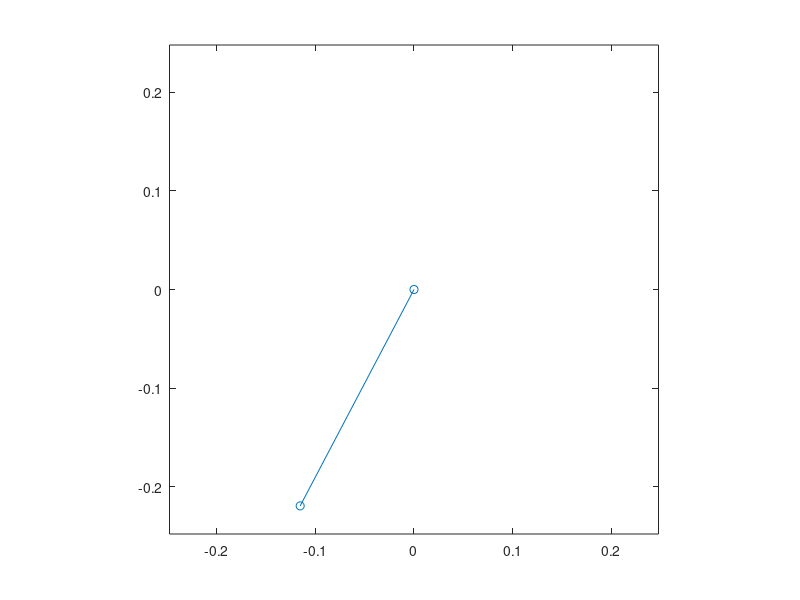
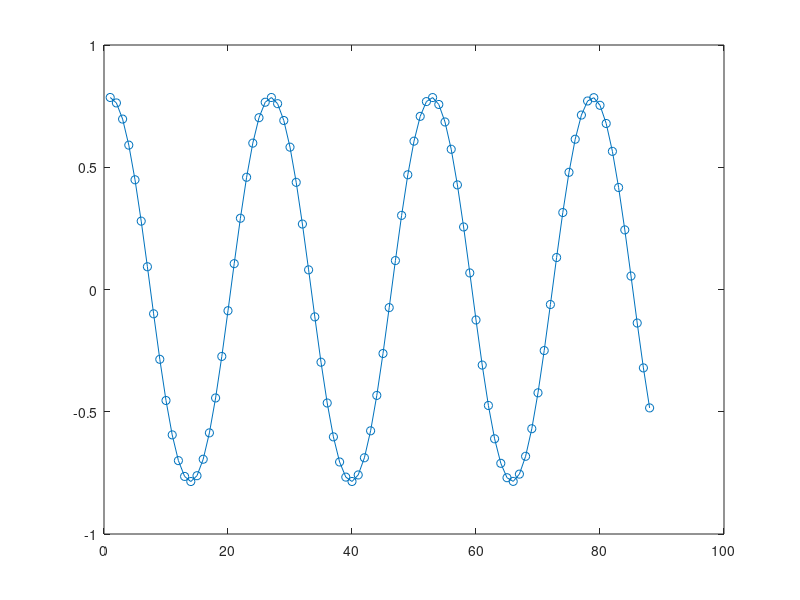

Recreate these plots in MATLAB, in order.
clear;

g=9.8;             % acceleration due to gravity
L=0.2482;          % length in metres (gives period of 1 second)

theta=45*pi/180;   % initial angle (in radians)
omega=0;           % initial angular-velocity (in radians/second)
h=0.04;            % timestep (in seconds)
steps=round(3.5/h);  % run for 3.5 seconds


for i=1:steps
  % Graphic of the pendulum
  xpend=[0  L*sin(theta)];
  ypend=[0 -L*cos(theta)];
  plot(xpend,ypend,'o-')
  tList(i) = theta;

  axis equal
  axis([-L L -L L])
  pause(h)

  alpha=-g/L*sin(theta);     % acceleration term

  % Midpoint Method
  % theta=theta + h*omega + 0.5*h*h*alpha;
  % omega=omega + h*alpha;

  
 
  % Velocity-Verlet Method
  theta = theta + h*omega + 0.5*h^2*alpha;
  alphanext = -g/L*sin(theta);
  omega = omega + 0.5*h*(alpha + alphanext);
end 
figure(2)
plot(1:steps, tList, 'o-')
